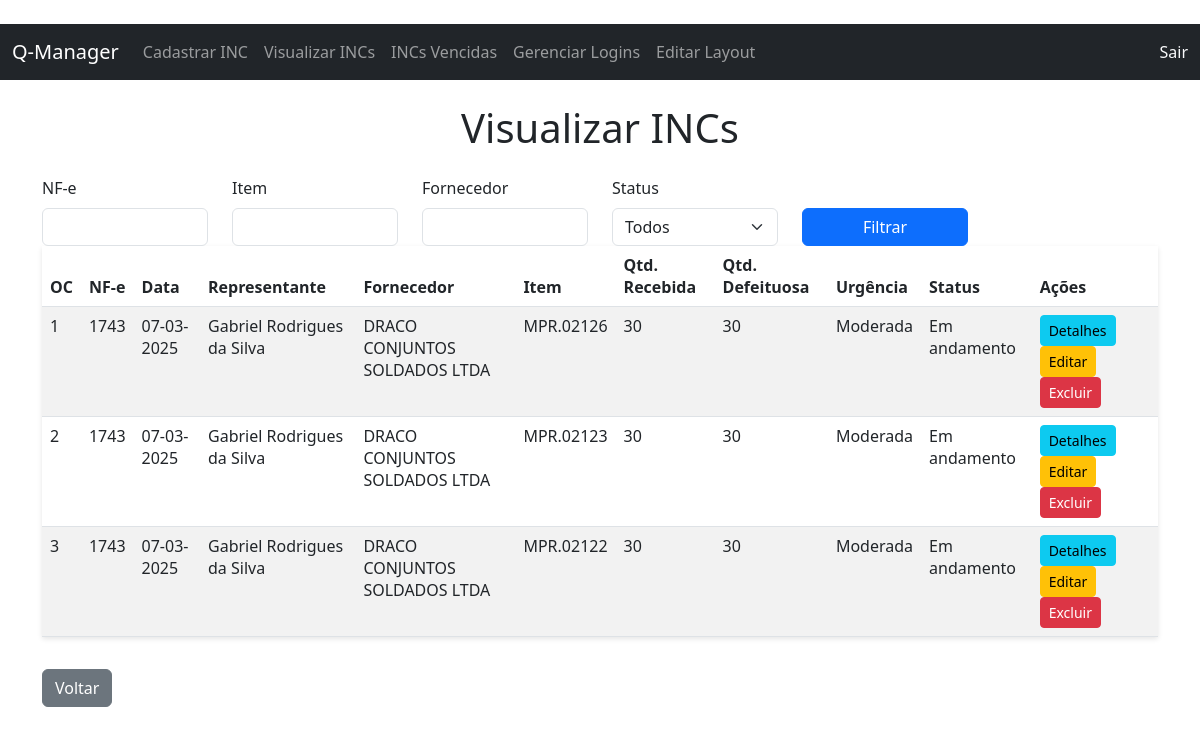
/visualizar_incs (signed in), run on the app's committed database.
### tables this page shows
CREATE TABLE inc (
	id INTEGER NOT NULL, 
	nf INTEGER NOT NULL, 
	data VARCHAR(10) NOT NULL, 
	representante VARCHAR(100) NOT NULL, 
	fornecedor VARCHAR(100) NOT NULL, 
	item VARCHAR(20) NOT NULL, 
	quantidade_recebida INTEGER NOT NULL, 
	quantidade_com_defeito INTEGER NOT NULL, 
	descricao_defeito TEXT, 
	urgencia VARCHAR(20), 
	acao_recomendada TEXT, 
	fotos TEXT, 
	status VARCHAR(20), 
	created_at DATETIME, 
	oc INTEGER NOT NULL, 
	PRIMARY KEY (id), 
	UNIQUE (oc)
);

### web_inc_manager/app.py (the view)
@app.route('/visualizar_incs')
@login_required
def visualizar_incs():
    nf = request.args.get('nf')
    item = request.args.get('item')
    fornecedor = request.args.get('fornecedor')
    status = request.args.get('status')
    query = INC.query
    if nf:
        query = query.filter_by(nf=int(nf))
    if item:
        query = query.filter(INC.item.ilike(f'%{item}%'))
    if fornecedor:
        query = query.filter(INC.fornecedor.ilike(f'%{fornecedor}%'))
    if status:
        query = query.filter_by(status=status)
    incs = query.all()
    return render_template('visualizar_incs.html', incs=incs)

### web_inc_manager/app.py (called while the page is built)
@app.context_processor
def inject_settings():
    settings = {s.element: s for s in LayoutSetting.query.all()}
    return dict(settings=settings)

@login_manager.user_loader
def load_user(user_id):
    return User.query.get(int(user_id))

### web_inc_manager/templates/visualizar_incs.html (shortened to what this page needs)
﻿{% extends "base.html" %}
{% block content %}
<h1 class="text-center mb-4">Visualizar INCs</h1>
<table class="table table-striped">
    <thead>
        <tr>
            <th>OC</th>
            <th>NF-e</th>
            <th>Data</th>
            <th>Representante</th>
            <th>Fornecedor</th>
            <th>Item</th>
            <th>Qtd. Recebida</th>
            <th>Qtd. Defeituosa</th>
            <th>Urgência</th>
            <th>Status</th>
            <th>Ações</th>
        </tr>
    </thead>
    <tbody>
        {% for inc in incs %}
        <tr>
            <td>{{ inc.oc }}</td>
            <td>{{ inc.nf }}</td>
            <td>{{ inc.data }}</td>
            <td>{{ inc.representante }}</td>
            <td>{{ inc.fornecedor }}</td>
            <td>{{ inc.item }}</td>
            <td>{{ inc.quantidade_recebida }}</td>
            <td>{{ inc.quantidade_com_defeito }}</td>
            <td>{{ inc.urgencia }}</td>
            <td>{{ inc.status }}</td>
            <td>
                <a href="{{ url_for('detalhes_inc', inc_id=inc.id) }}" class="btn btn-info btn-sm">Detalhes</a>
                <a href="{{ url_for('editar_inc', inc_id=inc.id) }}" class="btn btn-warning btn-sm">Editar</a>
                <form action="{{ url_for('excluir_inc', inc_id=inc.id) }}" method="POST" style="display:inline;">
                    <button type="submit" class="btn btn-danger btn-sm" onclick="return confirm('Tem certeza?');">Excluir</button>
                </form>
            </td>
        </tr>
        {% endfor %}
    </tbody>
<form method="GET" class="mb-4">
    <div class="row">
        <div class="col-md-2">
            <label for="nf" class="form-label">NF-e</label>
            <input type="number" class="form-control" id="nf" name="nf" value="{{ request.args.get('nf', '') }}">
        </div>
        <div class="col-md-2">
            <label for="item" class="form-label">Item</label>
            <input type="text" class="form-control" id="item" name="item" value="{{ request.args.get('item', '') }}">
        </div>
        <div class="col-md-2">
            <label for="fornecedor" class="form-label">Fornecedor</label>
            <input type="text" class="form-control" id="fornecedor" name="fornecedor" value="{{ request.args.get('fornecedor', '') }}">
        </div>
        <div class="col-md-2">
            <label for="status" class="form-label">Status</label>
            <select class="form-select" id="status" name="status">
                <option value="">Todos</option>
            </select>
        </div>
        <div class="col-md-2 align-self-end">
            <button type="submit" class="btn btn-primary w-100">Filtrar</button>
        </div>
    </div>
</form>
<a href="{{ url_for('main_menu') }}" class="btn btn-secondary">Voltar</a>
{% endblock %}

### web_inc_manager/static/css/style.css (style rules this page uses)
body { transition: background-color 0.3s, color 0.3s; }
.btn { transition: transform 0.2s; }
.table { box-shadow: 0 2px 5px rgba(0,0,0,0.1); }

### data on the page
inc: oc "1", nf "1743", data "07-03-2025", representante "Gabriel Rodrigues da Silva", fornecedor "DRACO CONJUNTOS SOLDADOS LTDA", item "MPR.02126", quantidade_recebida "30", quantidade_com_defeito "30", urgencia "Moderada", status "Em andamento"
inc: oc "2", nf "1743", data "07-03-2025", representante "Gabriel Rodrigues da Silva", fornecedor "DRACO CONJUNTOS SOLDADOS LTDA", item "MPR.02123", quantidade_recebida "30", quantidade_com_defeito "30", urgencia "Moderada", status "Em andamento"
inc: oc "3", nf "1743", data "07-03-2025", representante "Gabriel Rodrigues da Silva", fornecedor "DRACO CONJUNTOS SOLDADOS LTDA", item "MPR.02122", quantidade_recebida "30", quantidade_com_defeito "30", urgencia "Moderada", status "Em andamento"
